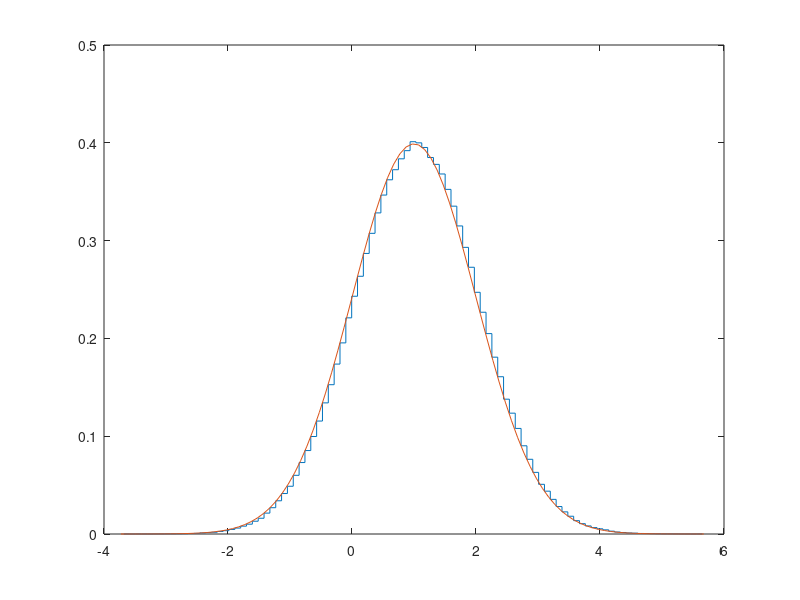

Write the MATLAB code that produced this figure. (Note: this script raises an error after producing the figure.)
pkg load statistics

clc;
clear all;

function res = test_Chi2(tests, n, m, fix)
  res = 0;
  for t = 1 : tests
    mu = 1;
    sigma = 1;
    alpha = 0.95;

    X = sort(normrnd(mu, sigma, n, 1));

    l = min(X);
    r = max(X);
    
    delta = (r - l) / m;
    cnt_in_bucket = zeros(m, 1);
    walls = zeros(m, 2);
    for i = 1 : m
      cur_l = (i - 1) * delta + l;
      cur_r = cur_l + delta;
      walls(i, 1) = cur_l;
      walls(i, 2) = cur_r;
      cnt_in_bucket(i) = sum(X <= cur_r) - sum(X < cur_l);
    endfor

    if (fix == 1)
      fixed_cnt_in_bucket = zeros(m, 1);
      fixed_walls = zeros(m, 2);
      cur = 1;
      for i = 1 : m
        if (i == 1 || fixed_cnt_in_bucket(cur) >= 6)
          cur = cur + 1;
          fixed_walls(cur, 1) = walls(i, 1);
        endif
        fixed_walls(cur, 2) = walls(i, 2);
        fixed_cnt_in_bucket(cur) = fixed_cnt_in_bucket(cur) + cnt_in_bucket(i);
      endfor
      m = cur;
      walls = fixed_walls;
      cnt_in_bucket = fixed_cnt_in_bucket;
      resize(walls, m, 1);
      resize(cnt_in_bucket, m, 1);
      printf("После исправления m = %d\n", m);
    endif
    
    x_coords = zeros(m, 1);
    for i = 1 : m
      x_coords(i) = (walls(i, 2) + walls(i, 1)) / 2;
    endfor
    
    #Выборочное среднее
    E = sum(x_coords .* cnt_in_bucket) / n;
    #Выборочная дисперсия
    D = sum((x_coords - E) .^ 2 .* cnt_in_bucket) / n;
    SQRT_D = sqrt(D);

    P = zeros(m, 1);

    for i = 1 : m
      cur_l = walls(i, 1);
      cur_r = walls(i, 2);
      P(i) = normcdf(cur_r, E, SQRT_D) - normcdf(cur_l, E, SQRT_D);
    endfor

    hi2 = sum(((cnt_in_bucket - n .* P) .^ 2) ./ (n .* P));
    # TODO: исправить подсчет значения chi2inv
    res = res + (hi2 < chi2inv(1 - alpha, m - 1));
  endfor
  printf("Успешно %d из %d\n", res, tests);
endfunction

n = 10 ^ 6;
mu = 1;
sigma = 1;
m = 100;

X = sort(normrnd(mu, sigma, n, 1));

l = min(X);
r = max(X);
delta = (r - l) / m;
x_coords = zeros(m, 1);
cnt_in_bucket = zeros(m, 1);
y_coords = zeros(m, 1);

for i = 1 : m
  cur_l = (i - 1) * delta + l;
  cur_r = cur_l + delta;
  x_coords(i) = (cur_r + cur_l) / 2;
  cnt_in_bucket(i) = sum(X <= cur_r) - sum(X < cur_l);
  y_coords(i) = cnt_in_bucket(i) / (n * delta);
endfor

# TODO: научиться строить график
x_coords_for_normpdf = l:0.1:r;
stairs(x_coords, y_coords);
hold on;
plot(x_coords_for_normpdf, normpdf(x_coords_for_normpdf, mu, sigma));

printf("Размер выборки = %d\n", n);
printf("Границы = [%d; %d]\n", l, r);
printf("Выбранная длина интервалов = %d\n", delta);
printf("Количество интервалов = %d\n", m);

printf("\n");

# PART 2

test_Chi2(10 ^ 3, 10 ^ 4, m, 0);

# nj >= 6
test_Chi2(10 ^ 3, 10 ^ 4, m, 1);
